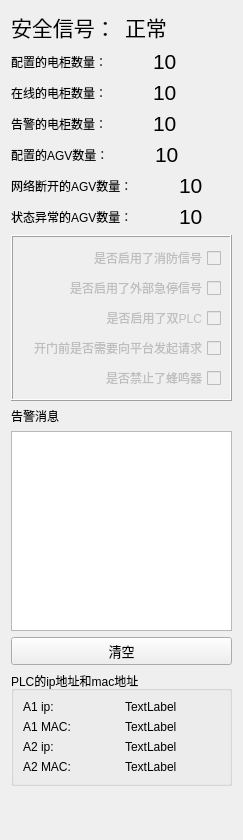
<?xml version="1.0" encoding="UTF-8"?>
<ui version="4.0">
 <class>Form</class>
 <widget class="QWidget" name="Form">
  <property name="geometry">
   <rect>
    <x>0</x>
    <y>0</y>
    <width>243</width>
    <height>840</height>
   </rect>
  </property>
  <property name="windowTitle">
   <string>Form</string>
  </property>
  <layout class="QVBoxLayout" name="verticalLayout_3">
   <item>
    <layout class="QVBoxLayout" name="verticalLayout_2">
     <item>
      <layout class="QHBoxLayout" name="horizontalLayout_4">
       <item>
        <widget class="QLabel" name="label">
         <property name="font">
          <font>
           <pointsize>16</pointsize>
          </font>
         </property>
         <property name="text">
          <string>安全信号：</string>
         </property>
        </widget>
       </item>
       <item>
        <widget class="QLabel" name="label_safety_triggered">
         <property name="font">
          <font>
           <pointsize>16</pointsize>
          </font>
         </property>
         <property name="text">
          <string>正常</string>
         </property>
        </widget>
       </item>
      </layout>
     </item>
     <item>
      <spacer name="verticalSpacer">
       <property name="orientation">
        <enum>Qt::Vertical</enum>
       </property>
       <property name="sizeHint" stdset="0">
        <size>
         <width>20</width>
         <height>40</height>
        </size>
       </property>
      </spacer>
     </item>
     <item>
      <layout class="QVBoxLayout" name="verticalLayout">
       <item>
        <layout class="QHBoxLayout" name="horizontalLayout">
         <item>
          <widget class="QLabel" name="label_3">
           <property name="text">
            <string>配置的电柜数量：</string>
           </property>
          </widget>
         </item>
         <item>
          <spacer name="horizontalSpacer">
           <property name="orientation">
            <enum>Qt::Horizontal</enum>
           </property>
           <property name="sizeType">
            <enum>QSizePolicy::Fixed</enum>
           </property>
           <property name="sizeHint" stdset="0">
            <size>
             <width>40</width>
             <height>20</height>
            </size>
           </property>
          </spacer>
         </item>
         <item>
          <widget class="QLabel" name="label_total_carbinet_counts">
           <property name="font">
            <font>
             <pointsize>16</pointsize>
            </font>
           </property>
           <property name="text">
            <string>10</string>
           </property>
          </widget>
         </item>
        </layout>
       </item>
       <item>
        <layout class="QHBoxLayout" name="horizontalLayout_2">
         <item>
          <widget class="QLabel" name="label_5">
           <property name="text">
            <string>在线的电柜数量：</string>
           </property>
          </widget>
         </item>
         <item>
          <spacer name="horizontalSpacer_2">
           <property name="orientation">
            <enum>Qt::Horizontal</enum>
           </property>
           <property name="sizeType">
            <enum>QSizePolicy::Fixed</enum>
           </property>
           <property name="sizeHint" stdset="0">
            <size>
             <width>40</width>
             <height>20</height>
            </size>
           </property>
          </spacer>
         </item>
         <item>
          <widget class="QLabel" name="label_total_carbinet_online">
           <property name="font">
            <font>
             <pointsize>16</pointsize>
            </font>
           </property>
           <property name="text">
            <string>10</string>
           </property>
          </widget>
         </item>
        </layout>
       </item>
       <item>
        <layout class="QHBoxLayout" name="horizontalLayout_3">
         <item>
          <widget class="QLabel" name="label_7">
           <property name="text">
            <string>告警的电柜数量：</string>
           </property>
          </widget>
         </item>
         <item>
          <spacer name="horizontalSpacer_3">
           <property name="orientation">
            <enum>Qt::Horizontal</enum>
           </property>
           <property name="sizeType">
            <enum>QSizePolicy::Fixed</enum>
           </property>
           <property name="sizeHint" stdset="0">
            <size>
             <width>40</width>
             <height>20</height>
            </size>
           </property>
          </spacer>
         </item>
         <item>
          <widget class="QLabel" name="label_total_carbinet_err">
           <property name="font">
            <font>
             <pointsize>16</pointsize>
            </font>
           </property>
           <property name="text">
            <string>10</string>
           </property>
          </widget>
         </item>
        </layout>
       </item>
      </layout>
     </item>
     <item>
      <layout class="QVBoxLayout" name="verticalLayout_6">
       <item>
        <layout class="QHBoxLayout" name="horizontalLayout_9">
         <item>
          <widget class="QLabel" name="label_9">
           <property name="text">
            <string>配置的AGV数量：</string>
           </property>
          </widget>
         </item>
         <item>
          <spacer name="horizontalSpacer_4">
           <property name="orientation">
            <enum>Qt::Horizontal</enum>
           </property>
           <property name="sizeType">
            <enum>QSizePolicy::Fixed</enum>
           </property>
           <property name="sizeHint" stdset="0">
            <size>
             <width>40</width>
             <height>20</height>
            </size>
           </property>
          </spacer>
         </item>
         <item>
          <widget class="QLabel" name="label_configured_agv_counts">
           <property name="font">
            <font>
             <pointsize>16</pointsize>
            </font>
           </property>
           <property name="text">
            <string>10</string>
           </property>
          </widget>
         </item>
        </layout>
       </item>
       <item>
        <layout class="QHBoxLayout" name="horizontalLayout_10">
         <item>
          <widget class="QLabel" name="label_11">
           <property name="text">
            <string>网络断开的AGV数量：</string>
           </property>
          </widget>
         </item>
         <item>
          <spacer name="horizontalSpacer_5">
           <property name="orientation">
            <enum>Qt::Horizontal</enum>
           </property>
           <property name="sizeType">
            <enum>QSizePolicy::Fixed</enum>
           </property>
           <property name="sizeHint" stdset="0">
            <size>
             <width>40</width>
             <height>20</height>
            </size>
           </property>
          </spacer>
         </item>
         <item>
          <widget class="QLabel" name="label_disconnected_agv_counts">
           <property name="font">
            <font>
             <pointsize>16</pointsize>
            </font>
           </property>
           <property name="text">
            <string>10</string>
           </property>
          </widget>
         </item>
        </layout>
       </item>
       <item>
        <layout class="QHBoxLayout" name="horizontalLayout_11">
         <item>
          <widget class="QLabel" name="label_13">
           <property name="text">
            <string>状态异常的AGV数量：</string>
           </property>
          </widget>
         </item>
         <item>
          <spacer name="horizontalSpacer_6">
           <property name="orientation">
            <enum>Qt::Horizontal</enum>
           </property>
           <property name="sizeType">
            <enum>QSizePolicy::Fixed</enum>
           </property>
           <property name="sizeHint" stdset="0">
            <size>
             <width>40</width>
             <height>20</height>
            </size>
           </property>
          </spacer>
         </item>
         <item>
          <widget class="QLabel" name="label_err_agv_counts">
           <property name="font">
            <font>
             <pointsize>16</pointsize>
            </font>
           </property>
           <property name="text">
            <string>10</string>
           </property>
          </widget>
         </item>
        </layout>
       </item>
      </layout>
     </item>
     <item>
      <spacer name="verticalSpacer_2">
       <property name="orientation">
        <enum>Qt::Vertical</enum>
       </property>
       <property name="sizeHint" stdset="0">
        <size>
         <width>20</width>
         <height>40</height>
        </size>
       </property>
      </spacer>
     </item>
     <item>
      <widget class="QFrame" name="frame">
       <property name="frameShape">
        <enum>QFrame::Box</enum>
       </property>
       <property name="frameShadow">
        <enum>QFrame::Raised</enum>
       </property>
       <layout class="QVBoxLayout" name="verticalLayout_4">
        <item>
         <widget class="QCheckBox" name="checkBox_is_fireSignal_enable">
          <property name="enabled">
           <bool>false</bool>
          </property>
          <property name="tabletTracking">
           <bool>false</bool>
          </property>
          <property name="layoutDirection">
           <enum>Qt::RightToLeft</enum>
          </property>
          <property name="text">
           <string>是否启用了消防信号</string>
          </property>
         </widget>
        </item>
        <item>
         <widget class="QCheckBox" name="checkBox_is_enable_estop_ext">
          <property name="enabled">
           <bool>false</bool>
          </property>
          <property name="layoutDirection">
           <enum>Qt::RightToLeft</enum>
          </property>
          <property name="text">
           <string>是否启用了外部急停信号</string>
          </property>
         </widget>
        </item>
        <item>
         <widget class="QCheckBox" name="checkBox_is_double_plc">
          <property name="enabled">
           <bool>false</bool>
          </property>
          <property name="tabletTracking">
           <bool>false</bool>
          </property>
          <property name="layoutDirection">
           <enum>Qt::RightToLeft</enum>
          </property>
          <property name="text">
           <string>是否启用了双PLC</string>
          </property>
         </widget>
        </item>
        <item>
         <widget class="QCheckBox" name="checkBox_need_ask_open_door">
          <property name="enabled">
           <bool>false</bool>
          </property>
          <property name="layoutDirection">
           <enum>Qt::RightToLeft</enum>
          </property>
          <property name="text">
           <string>开门前是否需要向平台发起请求</string>
          </property>
         </widget>
        </item>
        <item>
         <widget class="QCheckBox" name="checkBox_is_disable_buzzer">
          <property name="enabled">
           <bool>false</bool>
          </property>
          <property name="layoutDirection">
           <enum>Qt::RightToLeft</enum>
          </property>
          <property name="text">
           <string>是否禁止了蜂鸣器</string>
          </property>
         </widget>
        </item>
       </layout>
      </widget>
     </item>
     <item>
      <widget class="QLabel" name="label_2">
       <property name="text">
        <string>告警消息</string>
       </property>
      </widget>
     </item>
     <item>
      <widget class="QPlainTextEdit" name="plainTextEdit">
       <property name="minimumSize">
        <size>
         <width>0</width>
         <height>200</height>
        </size>
       </property>
      </widget>
     </item>
    </layout>
   </item>
   <item>
    <widget class="QPushButton" name="Btn_clear">
     <property name="font">
      <font>
       <pointsize>10</pointsize>
      </font>
     </property>
     <property name="text">
      <string>清空</string>
     </property>
    </widget>
   </item>
   <item>
    <widget class="QGroupBox" name="groupBox">
     <property name="title">
      <string>PLC的ip地址和mac地址</string>
     </property>
     <layout class="QVBoxLayout" name="verticalLayout_5">
      <item>
       <layout class="QHBoxLayout" name="horizontalLayout_5">
        <item>
         <widget class="QLabel" name="label_4">
          <property name="text">
           <string>A1 ip:</string>
          </property>
         </widget>
        </item>
        <item>
         <widget class="QLabel" name="label_A1_ip">
          <property name="text">
           <string>TextLabel</string>
          </property>
         </widget>
        </item>
       </layout>
      </item>
      <item>
       <layout class="QHBoxLayout" name="horizontalLayout_6">
        <item>
         <widget class="QLabel" name="label_8">
          <property name="text">
           <string>A1 MAC:</string>
          </property>
         </widget>
        </item>
        <item>
         <widget class="QLabel" name="label_A1_MAC">
          <property name="text">
           <string>TextLabel</string>
          </property>
         </widget>
        </item>
       </layout>
      </item>
      <item>
       <layout class="QHBoxLayout" name="horizontalLayout_7">
        <item>
         <widget class="QLabel" name="label_10">
          <property name="text">
           <string>A2 ip:</string>
          </property>
         </widget>
        </item>
        <item>
         <widget class="QLabel" name="label_A2_ip">
          <property name="text">
           <string>TextLabel</string>
          </property>
         </widget>
        </item>
       </layout>
      </item>
      <item>
       <layout class="QHBoxLayout" name="horizontalLayout_8">
        <item>
         <widget class="QLabel" name="label_12">
          <property name="text">
           <string>A2 MAC:</string>
          </property>
         </widget>
        </item>
        <item>
         <widget class="QLabel" name="label_A2_MAC">
          <property name="text">
           <string>TextLabel</string>
          </property>
         </widget>
        </item>
       </layout>
      </item>
     </layout>
    </widget>
   </item>
   <item>
    <spacer name="verticalSpacer_3">
     <property name="orientation">
      <enum>Qt::Vertical</enum>
     </property>
     <property name="sizeType">
      <enum>QSizePolicy::Maximum</enum>
     </property>
     <property name="sizeHint" stdset="0">
      <size>
       <width>20</width>
       <height>218</height>
      </size>
     </property>
    </spacer>
   </item>
  </layout>
 </widget>
 <resources/>
 <connections/>
</ui>
